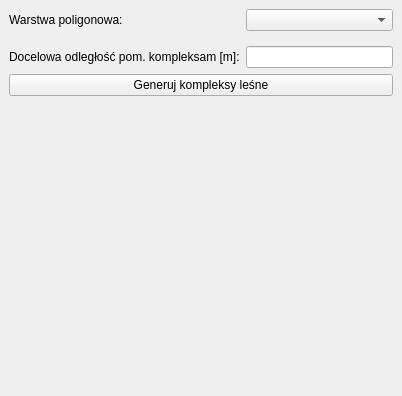
<?xml version="1.0" encoding="UTF-8"?>
<ui version="4.0">
 <class>ForestComplexesGeneratorDockWidgetBase</class>
 <widget class="QDockWidget" name="ForestComplexesGeneratorDockWidgetBase">
  <property name="geometry">
   <rect>
    <x>0</x>
    <y>0</y>
    <width>402</width>
    <height>396</height>
   </rect>
  </property>
  <property name="windowTitle">
   <string>Forest Complexes Generator</string>
  </property>
  <widget class="QWidget" name="dockWidgetContents">
   <layout class="QGridLayout" name="gridLayout">
    <item row="0" column="0">
     <layout class="QGridLayout" name="gridLayout_2" rowstretch="0,0">
      <property name="sizeConstraint">
       <enum>QLayout::SetFixedSize</enum>
      </property>
      <property name="verticalSpacing">
       <number>15</number>
      </property>
      <item row="0" column="1">
       <widget class="QgsMapLayerComboBox" name="mMapLayerComboBoxInput"/>
      </item>
      <item row="1" column="0">
       <widget class="QLabel" name="label_2">
        <property name="sizePolicy">
         <sizepolicy hsizetype="Fixed" vsizetype="Fixed">
          <horstretch>0</horstretch>
          <verstretch>0</verstretch>
         </sizepolicy>
        </property>
        <property name="text">
         <string>Docelowa odległość pom. kompleksam [m]:</string>
        </property>
       </widget>
      </item>
      <item row="0" column="0">
       <widget class="QLabel" name="label">
        <property name="sizePolicy">
         <sizepolicy hsizetype="Fixed" vsizetype="Fixed">
          <horstretch>0</horstretch>
          <verstretch>0</verstretch>
         </sizepolicy>
        </property>
        <property name="text">
         <string>Warstwa poligonowa:</string>
        </property>
       </widget>
      </item>
      <item row="1" column="1">
       <widget class="QLineEdit" name="lineEditDistance">
        <property name="sizePolicy">
         <sizepolicy hsizetype="Preferred" vsizetype="Fixed">
          <horstretch>0</horstretch>
          <verstretch>0</verstretch>
         </sizepolicy>
        </property>
       </widget>
      </item>
     </layout>
    </item>
    <item row="1" column="0">
     <widget class="QPushButton" name="pushButtonGenerateComplexes">
      <property name="text">
       <string>Generuj kompleksy leśne</string>
      </property>
     </widget>
    </item>
    <item row="2" column="0">
     <widget class="QLabel" name="label_info">
      <property name="text">
       <string/>
      </property>
     </widget>
    </item>
   </layout>
  </widget>
 </widget>
 <customwidgets>
  <customwidget>
   <class>QgsMapLayerComboBox</class>
   <extends>QComboBox</extends>
   <header>qgsmaplayercombobox.h</header>
  </customwidget>
 </customwidgets>
 <resources/>
 <connections/>
</ui>
